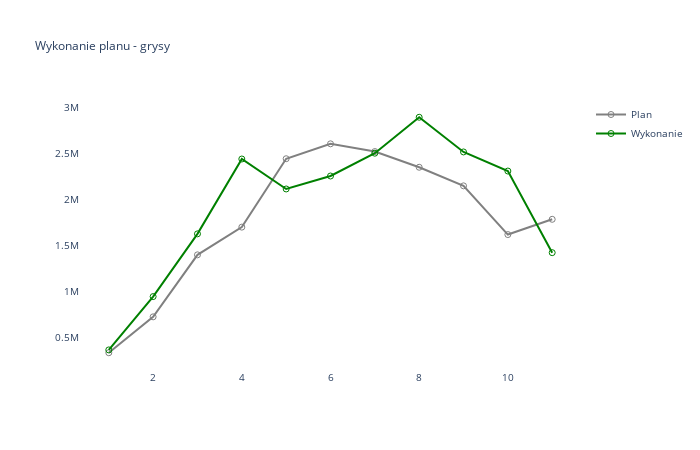

Write notebook code for a chart like this one.
### Markdown cell above
#### Asortyment - grysy

### Code cell
t_sprzedaz_temp=t_sprzedaz_p[t_sprzedaz_p['TYP']=='GRYSY'].copy()
t_wykres=t_sprzedaz_temp.groupby(['M'],as_index=False)[['P_L','W_L']].sum()
t_wykres=t_wykres[t_wykres['M']<=msc]
#t_wykres['P_Ile']=t_wykres['P_Ile'].cumsum()
#t_wykres['W_Ile']=t_wykres['W_Ile'].cumsum()

fig=make_subplots(rows=1,cols=1)
fig.add_trace(go.Scatter(x=t_wykres['M'], y=t_wykres['P_L'],  marker_symbol='circle-open',name="Plan",line= {"color": "gray", "width": 2}),row=1,col=1)
fig.add_trace(go.Scatter(x=t_wykres['M'], y=t_wykres['W_L'],  marker_symbol='circle-open',name="Wykonanie",line= {"color": "green", "width": 2}),row=1,col=1)
fig.update_layout(title_text='Wykonanie planu - grysy')
fig.update_layout(plot_bgcolor='#FFFFFF',font_size=10,title_font_size=12,width=700, height=450)
fig.write_image(IMAGES / '13_Grysy_Wykonanie_Planu.png')
fig.show()

### Figure 1 — Plotly figure (JSON) as saved in the notebook; plotly's stock layout.template omitted (floating-point values rounded to 4 significant figures)
{"data": [{"line": {"color": "gray", "width": 2}, "marker": {"symbol": "circle-open"}, "name": "Plan", "type": "scatter", "x": [1, 2, 3, 4, 5, 6, 7, 8, 9, 10, 11], "xaxis": "x", "y": [332880, 724100.0, 1400000.0, 1701000.0, 2447000.0, 2609000.0, 2525000.0, 2354000.0, 2151000.0, 1620000.0, 1787000.0], "yaxis": "y"}, {"line": {"color": "green", "width": 2}, "marker": {"symbol": "circle-open"}, "name": "Wykonanie", "type": "scatter", "x": [1, 2, 3, 4, 5, 6, 7, 8, 9, 10, 11], "xaxis": "x", "y": [363900.0, 944800.0, 1628000.0, 2444000.0, 2117000.0, 2258000.0, 2507000.0, 2898000.0, 2520000.0, 2313000.0, 1423000.0], "yaxis": "y"}], "layout": {"font": {"size": 10}, "height": 450, "plot_bgcolor": "#FFFFFF", "title": {"font": {"size": 12}, "text": "Wykonanie planu - grysy"}, "width": 700, "xaxis": {"anchor": "y", "autorange": true, "domain": [0, 1], "range": [0.3499, 11.65], "type": "linear"}, "yaxis": {"anchor": "x", "autorange": true, "domain": [0, 1], "range": [145000.0, 3086000.0], "type": "linear"}}}
